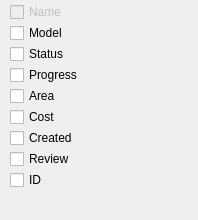
               <widget class="QWidget" name="scrollAreaWidgetContents">
                <property name="geometry">
                 <rect>
                  <x>0</x>
                  <y>0</y>
                  <width>198</width>
                  <height>220</height>
                 </rect>
                </property>
                <property name="sizePolicy">
                 <sizepolicy hsizetype="MinimumExpanding" vsizetype="MinimumExpanding">
                  <horstretch>0</horstretch>
                  <verstretch>0</verstretch>
                 </sizepolicy>
                </property>
                <property name="minimumSize">
                 <size>
                  <width>0</width>
                  <height>150</height>
                 </size>
                </property>
                <widget class="QCheckBox" name="showNameColumn">
                 <property name="enabled">
                  <bool>false</bool>
                 </property>
                 <property name="geometry">
                  <rect>
                   <x>10</x>
                   <y>2</y>
                   <width>181</width>
                   <height>20</height>
                  </rect>
                 </property>
                 <property name="text">
                  <string>Name</string>
                 </property>
                 <property name="checkable">
                  <bool>true</bool>
                 </property>
                 <property name="checked">
                  <bool>false</bool>
                 </property>
                </widget>
                <widget class="QCheckBox" name="showModelColumn">
                 <property name="geometry">
                  <rect>
                   <x>10</x>
                   <y>23</y>
                   <width>171</width>
                   <height>20</height>
                  </rect>
                 </property>
                 <property name="text">
                  <string>Model</string>
                 </property>
                </widget>
                <widget class="QCheckBox" name="showStatusColumn">
                 <property name="geometry">
                  <rect>
                   <x>10</x>
                   <y>44</y>
                   <width>181</width>
                   <height>20</height>
                  </rect>
                 </property>
                 <property name="text">
                  <string>Status</string>
                 </property>
                </widget>
                <widget class="QCheckBox" name="showProgressColumn">
                 <property name="geometry">
                  <rect>
                   <x>10</x>
                   <y>65</y>
                   <width>181</width>
                   <height>20</height>
                  </rect>
                 </property>
                 <property name="text">
                  <string>Progress</string>
                 </property>
                </widget>
                <widget class="QCheckBox" name="showAreaColumn">
                 <property name="geometry">
                  <rect>
                   <x>10</x>
                   <y>86</y>
                   <width>161</width>
                   <height>20</height>
                  </rect>
                 </property>
                 <property name="text">
                  <string>Area</string>
                 </property>
                </widget>
                <widget class="QCheckBox" name="showCostColumn">
                 <property name="geometry">
                  <rect>
                   <x>10</x>
                   <y>107</y>
                   <width>171</width>
                   <height>20</height>
                  </rect>
                 </property>
                 <property name="text">
                  <string>Cost</string>
                 </property>
                </widget>
                <widget class="QCheckBox" name="showCreatedColumn">
                 <property name="geometry">
                  <rect>
                   <x>10</x>
                   <y>128</y>
                   <width>171</width>
                   <height>20</height>
                  </rect>
                 </property>
                 <property name="text">
                  <string>Created</string>
                 </property>
                </widget>
                <widget class="QCheckBox" name="showReviewColumn">
                 <property name="geometry">
                  <rect>
                   <x>10</x>
                   <y>149</y>
                   <width>171</width>
                   <height>20</height>
                  </rect>
                 </property>
                 <property name="text">
                  <string>Review</string>
                 </property>
                </widget>
                <widget class="QCheckBox" name="showIdColumn">
                 <property name="geometry">
                  <rect>
                   <x>10</x>
                   <y>170</y>
                   <width>171</width>
                   <height>20</height>
                  </rect>
                 </property>
                 <property name="text">
                  <string>ID</string>
                 </property>
                </widget>
               </widget>
